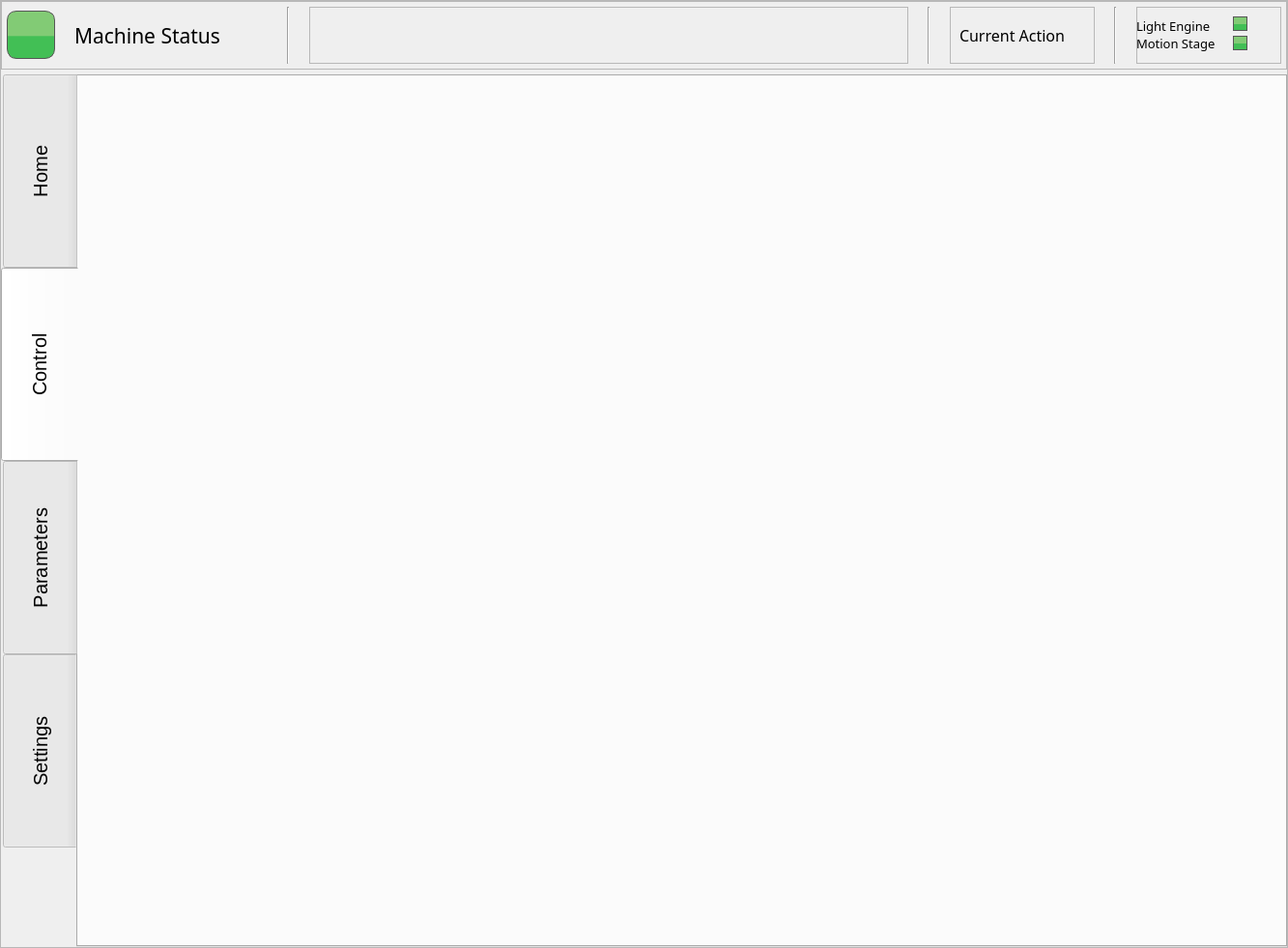
<?xml version="1.0" encoding="UTF-8"?>
<ui version="4.0">
 <class>Form</class>
 <widget class="QWidget" name="Form">
  <property name="geometry">
   <rect>
    <x>0</x>
    <y>0</y>
    <width>1333</width>
    <height>981</height>
   </rect>
  </property>
  <property name="windowTitle">
   <string>Form</string>
  </property>
  <layout class="QVBoxLayout" name="verticalLayout">
   <property name="spacing">
    <number>0</number>
   </property>
   <property name="leftMargin">
    <number>0</number>
   </property>
   <property name="topMargin">
    <number>0</number>
   </property>
   <property name="rightMargin">
    <number>0</number>
   </property>
   <property name="bottomMargin">
    <number>0</number>
   </property>
   <item>
    <widget class="QFrame" name="frame">
     <property name="frameShape">
      <enum>QFrame::StyledPanel</enum>
     </property>
     <property name="frameShadow">
      <enum>QFrame::Raised</enum>
     </property>
     <layout class="QVBoxLayout" name="verticalLayout_2">
      <property name="spacing">
       <number>5</number>
      </property>
      <property name="leftMargin">
       <number>0</number>
      </property>
      <property name="topMargin">
       <number>0</number>
      </property>
      <property name="rightMargin">
       <number>0</number>
      </property>
      <property name="bottomMargin">
       <number>0</number>
      </property>
      <item>
       <widget class="QFrame" name="frame_2">
        <property name="minimumSize">
         <size>
          <width>0</width>
          <height>71</height>
         </size>
        </property>
        <property name="maximumSize">
         <size>
          <width>16777215</width>
          <height>71</height>
         </size>
        </property>
        <property name="styleSheet">
         <string notr="true"/>
        </property>
        <property name="frameShape">
         <enum>QFrame::StyledPanel</enum>
        </property>
        <property name="frameShadow">
         <enum>QFrame::Raised</enum>
        </property>
        <layout class="QHBoxLayout" name="horizontalLayout" stretch="0,0,0,0,0,0,0,0">
         <property name="spacing">
          <number>20</number>
         </property>
         <property name="leftMargin">
          <number>5</number>
         </property>
         <property name="topMargin">
          <number>5</number>
         </property>
         <property name="rightMargin">
          <number>5</number>
         </property>
         <property name="bottomMargin">
          <number>5</number>
         </property>
         <item>
          <widget class="QLabel" name="printerStatusColour">
           <property name="minimumSize">
            <size>
             <width>50</width>
             <height>50</height>
            </size>
           </property>
           <property name="maximumSize">
            <size>
             <width>50</width>
             <height>50</height>
            </size>
           </property>
           <property name="font">
            <font>
             <family>Gotham</family>
             <pointsize>16</pointsize>
             <bold>false</bold>
             <underline>false</underline>
             <strikeout>false</strikeout>
            </font>
           </property>
           <property name="styleSheet">
            <string notr="true">     border: 1px solid rgb(87, 87, 87);
	border-radius: 10px;
	background-color: qlineargradient(spread:pad, x1:0, y1:0.523, x2:0, y2:0.534, stop:0 rgba(130, 203, 117, 255), stop:1 rgba(66, 191, 85, 255));</string>
           </property>
           <property name="text">
            <string/>
           </property>
           <property name="alignment">
            <set>Qt::AlignCenter</set>
           </property>
          </widget>
         </item>
         <item>
          <widget class="QLabel" name="printerStatus">
           <property name="minimumSize">
            <size>
             <width>200</width>
             <height>0</height>
            </size>
           </property>
           <property name="font">
            <font>
             <family>Gotham</family>
             <pointsize>16</pointsize>
             <bold>false</bold>
             <underline>false</underline>
             <strikeout>false</strikeout>
            </font>
           </property>
           <property name="styleSheet">
            <string notr="true">
background-color: rgba(255, 255, 255, 0);</string>
           </property>
           <property name="text">
            <string>Machine Status</string>
           </property>
           <property name="scaledContents">
            <bool>true</bool>
           </property>
           <property name="alignment">
            <set>Qt::AlignLeading|Qt::AlignLeft|Qt::AlignVCenter</set>
           </property>
           <property name="wordWrap">
            <bool>true</bool>
           </property>
          </widget>
         </item>
         <item>
          <widget class="Line" name="line_3">
           <property name="orientation">
            <enum>Qt::Vertical</enum>
           </property>
          </widget>
         </item>
         <item>
          <widget class="QFrame" name="frame_5">
           <property name="frameShape">
            <enum>QFrame::StyledPanel</enum>
           </property>
           <property name="frameShadow">
            <enum>QFrame::Raised</enum>
           </property>
           <layout class="QVBoxLayout" name="verticalLayout_3">
            <item>
             <widget class="QLabel" name="label">
              <property name="minimumSize">
               <size>
                <width>600</width>
                <height>40</height>
               </size>
              </property>
              <property name="maximumSize">
               <size>
                <width>600</width>
                <height>40</height>
               </size>
              </property>
              <property name="text">
               <string/>
              </property>
              <property name="pixmap">
               <pixmap resource="../resources/resource.qrc">:/Logos &amp; Branding/img/Logos/cmetlogo.png</pixmap>
              </property>
              <property name="scaledContents">
               <bool>true</bool>
              </property>
             </widget>
            </item>
           </layout>
          </widget>
         </item>
         <item>
          <widget class="Line" name="line_2">
           <property name="orientation">
            <enum>Qt::Vertical</enum>
           </property>
          </widget>
         </item>
         <item>
          <widget class="QFrame" name="frame_4">
           <property name="minimumSize">
            <size>
             <width>150</width>
             <height>0</height>
            </size>
           </property>
           <property name="frameShape">
            <enum>QFrame::StyledPanel</enum>
           </property>
           <property name="frameShadow">
            <enum>QFrame::Raised</enum>
           </property>
           <widget class="QLabel" name="currentActionLabel">
            <property name="geometry">
             <rect>
              <x>10</x>
              <y>0</y>
              <width>131</width>
              <height>59</height>
             </rect>
            </property>
            <property name="minimumSize">
             <size>
              <width>100</width>
              <height>0</height>
             </size>
            </property>
            <property name="font">
             <font>
              <family>Gotham</family>
              <pointsize>12</pointsize>
              <bold>false</bold>
              <underline>false</underline>
              <strikeout>false</strikeout>
             </font>
            </property>
            <property name="styleSheet">
             <string notr="true">
background-color: rgba(255, 255, 255, 0);</string>
            </property>
            <property name="text">
             <string>Current Action</string>
            </property>
            <property name="scaledContents">
             <bool>true</bool>
            </property>
            <property name="alignment">
             <set>Qt::AlignLeading|Qt::AlignLeft|Qt::AlignVCenter</set>
            </property>
            <property name="wordWrap">
             <bool>true</bool>
            </property>
           </widget>
          </widget>
         </item>
         <item>
          <widget class="Line" name="line">
           <property name="orientation">
            <enum>Qt::Vertical</enum>
           </property>
          </widget>
         </item>
         <item>
          <widget class="QFrame" name="frame_3">
           <property name="sizePolicy">
            <sizepolicy hsizetype="Minimum" vsizetype="Minimum">
             <horstretch>0</horstretch>
             <verstretch>0</verstretch>
            </sizepolicy>
           </property>
           <property name="minimumSize">
            <size>
             <width>150</width>
             <height>0</height>
            </size>
           </property>
           <property name="frameShape">
            <enum>QFrame::StyledPanel</enum>
           </property>
           <property name="frameShadow">
            <enum>QFrame::Raised</enum>
           </property>
           <widget class="QLabel" name="laserStatus">
            <property name="geometry">
             <rect>
              <x>0</x>
              <y>10</y>
              <width>100</width>
              <height>20</height>
             </rect>
            </property>
            <property name="minimumSize">
             <size>
              <width>100</width>
              <height>0</height>
             </size>
            </property>
            <property name="font">
             <font>
              <family>Gotham</family>
              <pointsize>10</pointsize>
              <bold>false</bold>
              <underline>false</underline>
              <strikeout>false</strikeout>
             </font>
            </property>
            <property name="styleSheet">
             <string notr="true">
background-color: rgba(255, 255, 255, 0);</string>
            </property>
            <property name="text">
             <string>Light Engine</string>
            </property>
            <property name="scaledContents">
             <bool>true</bool>
            </property>
            <property name="alignment">
             <set>Qt::AlignLeading|Qt::AlignLeft|Qt::AlignVCenter</set>
            </property>
            <property name="wordWrap">
             <bool>true</bool>
            </property>
           </widget>
           <widget class="QLabel" name="scannerStatus">
            <property name="geometry">
             <rect>
              <x>0</x>
              <y>30</y>
              <width>100</width>
              <height>16</height>
             </rect>
            </property>
            <property name="minimumSize">
             <size>
              <width>100</width>
              <height>0</height>
             </size>
            </property>
            <property name="font">
             <font>
              <family>Gotham</family>
              <pointsize>10</pointsize>
              <bold>false</bold>
              <underline>false</underline>
              <strikeout>false</strikeout>
             </font>
            </property>
            <property name="styleSheet">
             <string notr="true">
background-color: rgba(255, 255, 255, 0);</string>
            </property>
            <property name="text">
             <string>Motion Stage</string>
            </property>
            <property name="scaledContents">
             <bool>true</bool>
            </property>
            <property name="alignment">
             <set>Qt::AlignLeading|Qt::AlignLeft|Qt::AlignVCenter</set>
            </property>
            <property name="wordWrap">
             <bool>true</bool>
            </property>
           </widget>
           <widget class="QLabel" name="scannerStatusColour">
            <property name="geometry">
             <rect>
              <x>100</x>
              <y>30</y>
              <width>15</width>
              <height>15</height>
             </rect>
            </property>
            <property name="minimumSize">
             <size>
              <width>15</width>
              <height>15</height>
             </size>
            </property>
            <property name="maximumSize">
             <size>
              <width>15</width>
              <height>15</height>
             </size>
            </property>
            <property name="font">
             <font>
              <family>Gotham</family>
              <pointsize>16</pointsize>
              <bold>false</bold>
              <underline>false</underline>
              <strikeout>false</strikeout>
             </font>
            </property>
            <property name="styleSheet">
             <string notr="true">     border: 1px solid rgb(87, 87, 87);
	background-color: qlineargradient(spread:pad, x1:0, y1:0.523, x2:0, y2:0.534, stop:0 rgba(130, 203, 117, 255), stop:1 rgba(66, 191, 85, 255));</string>
            </property>
            <property name="text">
             <string/>
            </property>
            <property name="alignment">
             <set>Qt::AlignCenter</set>
            </property>
           </widget>
           <widget class="QLabel" name="laserStatusColour">
            <property name="geometry">
             <rect>
              <x>100</x>
              <y>10</y>
              <width>15</width>
              <height>15</height>
             </rect>
            </property>
            <property name="minimumSize">
             <size>
              <width>15</width>
              <height>15</height>
             </size>
            </property>
            <property name="maximumSize">
             <size>
              <width>15</width>
              <height>15</height>
             </size>
            </property>
            <property name="font">
             <font>
              <family>Gotham</family>
              <pointsize>16</pointsize>
              <bold>false</bold>
              <underline>false</underline>
              <strikeout>false</strikeout>
             </font>
            </property>
            <property name="styleSheet">
             <string notr="true">     border: 1px solid rgb(87, 87, 87);
	background-color: qlineargradient(spread:pad, x1:0, y1:0.523, x2:0, y2:0.534, stop:0 rgba(130, 203, 117, 255), stop:1 rgba(66, 191, 85, 255));</string>
            </property>
            <property name="text">
             <string/>
            </property>
            <property name="alignment">
             <set>Qt::AlignCenter</set>
            </property>
           </widget>
          </widget>
         </item>
        </layout>
       </widget>
      </item>
      <item>
       <widget class="QTabWidget" name="tabWidget">
        <property name="font">
         <font>
          <pointsize>15</pointsize>
         </font>
        </property>
        <property name="styleSheet">
         <string notr="true">QTabBar::tab {
    width: 80%;  /* Adjust the percentage as needed */
    height: 200%;  /* Adjust the percentage as needed */


}</string>
        </property>
        <property name="tabPosition">
         <enum>QTabWidget::West</enum>
        </property>
        <property name="tabShape">
         <enum>QTabWidget::Rounded</enum>
        </property>
        <property name="currentIndex">
         <number>1</number>
        </property>
        <property name="iconSize">
         <size>
          <width>40</width>
          <height>40</height>
         </size>
        </property>
        <widget class="QWidget" name="home_tab">
         <attribute name="icon">
          <iconset resource="../resources/resource.qrc">
           <normaloff>:/Icons/img/icons/house.png</normaloff>:/Icons/img/icons/house.png</iconset>
         </attribute>
         <attribute name="title">
          <string>Home</string>
         </attribute>
        </widget>
        <widget class="QWidget" name="control_tab">
         <attribute name="icon">
          <iconset resource="../resources/resource.qrc">
           <normaloff>:/Icons/img/icons/Motion.png</normaloff>:/Icons/img/icons/Motion.png</iconset>
         </attribute>
         <attribute name="title">
          <string>Control</string>
         </attribute>
        </widget>
        <widget class="QWidget" name="parameters_tab">
         <attribute name="icon">
          <iconset resource="../resources/resource.qrc">
           <normaloff>:/Icons/img/icons/settings-1.png</normaloff>:/Icons/img/icons/settings-1.png</iconset>
         </attribute>
         <attribute name="title">
          <string>Parameters</string>
         </attribute>
        </widget>
        <widget class="QWidget" name="settings_tab">
         <attribute name="icon">
          <iconset resource="../resources/resource.qrc">
           <normaloff>:/Icons/img/icons/settings.png</normaloff>:/Icons/img/icons/settings.png</iconset>
         </attribute>
         <attribute name="title">
          <string>Settings</string>
         </attribute>
        </widget>
       </widget>
      </item>
     </layout>
    </widget>
   </item>
  </layout>
 </widget>
 <resources>
  <include location="../resources/resource.qrc"/>
 </resources>
 <connections/>
</ui>
